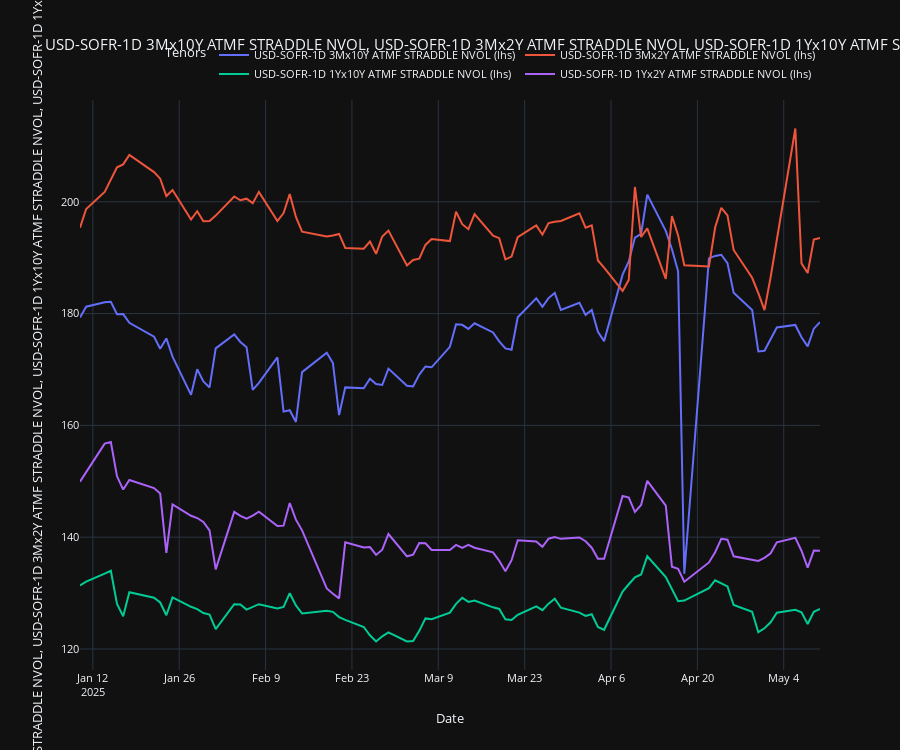

Notebook code cell kept with this figure:
### Code cell
usd_swaptions.timeseries_df_plotter(
    df=ts_df,
    cols_to_plot=[
        "USD-SOFR-1D 3Mx10Y ATMF STRADDLE NVOL",
        "USD-SOFR-1D 3Mx2Y ATMF STRADDLE NVOL",
        "USD-SOFR-1D 1Yx10Y ATMF STRADDLE NVOL",
        "USD-SOFR-1D 1Yx2Y ATMF STRADDLE NVOL",
    ],
    use_plotly=True,
)
